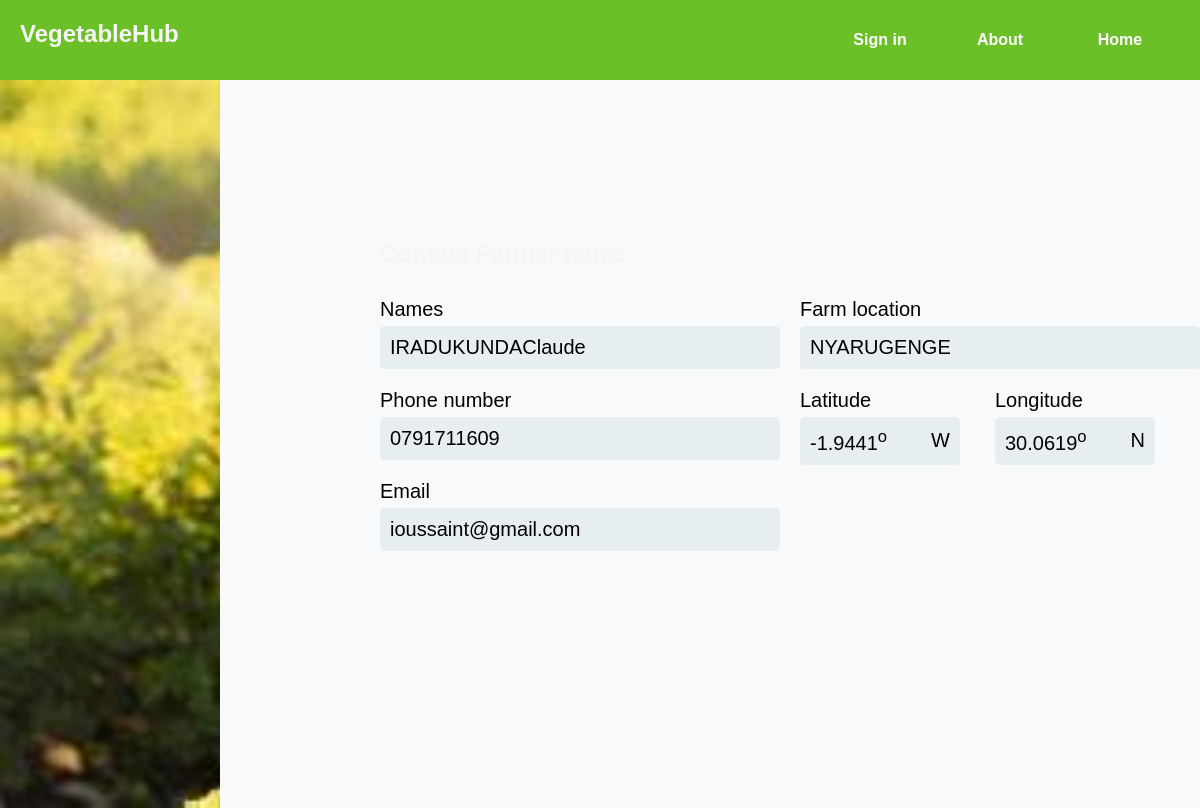
The page /contactf/8/ on the database its author committed.
### Webapp/models.py (models this page shows, shortened)
class Application(models.Model):
    application_id = models.AutoField(primary_key=True)
    first_name = models.CharField(max_length=255)
    last_name = models.CharField(max_length=255)
    telephone = models.CharField(
        max_length=15,
        validators=[RegexValidator(r'^\+?\d{10,15}$', message="Enter a valid phone number.")]
    )
    email = models.EmailField(validators=[EmailValidator()])
    location = models.CharField(max_length=255)
    latitude = models.FloatField(default=-1.9441)  # Default to Kigali latitude
    longitude = models.FloatField(default=30.0619)  # Default to Kigali longitude
    farm_size = models.FloatField()
    description = models.TextField()
    growth_stage = models.CharField(max_length=30)
    status = models.CharField(max_length=20, default='Pending')
    production = models.FloatField()
    created_at = models.DateTimeField(auto_now_add=True)  # Automatically set on creation
    user = models.ForeignKey(User, on_delete=models.CASCADE, null=True, blank=True,default=2)
    Vegetable_type = models.CharField(max_length=20, default='Carrot')
    farm_image = models.ImageField(null=True, default="th1.jpeg")

### Webapp/views.py (the view)
# urls.py: path('contactf/<int:pk>/', views.ContactFarmer, name='contactf'),
def ContactFarmer(request,pk):
    applications = Application.objects.filter(status="Processed",pk=pk) # Adjust filter as needed
    context = {
        "applications": applications
    }
    return render(request ,'Webapp/contact_farmer.html',context )

### Webapp/templates/Webapp/contact_farmer.html (shortened to what this page needs)
<!DOCTYPE html>
<html lang="en">
<head>
</head>
<body>
  <div class="header">
    <h2>VegetableHub</h2>
    <ul>
      <li> <a href="{%url 'home'%}">Home</a></li>
      <li><a href="{%url 'about'%}">About</a></li>
      <li><a href="{%url 'login-user'%}">Sign in</a></li>
    </ul>
  </div>
    <div class="second">
      <div class="photo"></div>
      <div class="farmer_contact">
        <div class="heading">
          <h2>Contact <span>Farmer name</span></h2>
        </div>
{%for application in applications%}
        <div class="whole">
          <div class="personal">
            <div class="info">
              <p>Names</p>
              <p class="value">{{application.first_name}}{{application.last_name}}</p>
            </div>
            <div class="info">
              <p>Phone number</p>
              <div class="edit">
                <p class="value" id="value">{{application.telephone}}</p>
              </div>
            </div>
            <div class="info">
              <p>Email</p>
              <div class="edit">
                <p class="value" id="email">{{application.email}}</p>
              </div>
            </div>
          </div>
          <div class="farm">
            <div class="info">
              <p>Farm location</p>
              <div class="edit">
                <p class="value" id="location">{{application.location}}</p>
              </div>
            </div>
            <div class="info-farm">
              <div class="left">
                <p>Latitude</p>
                <p class="value"><span id="latitude">{{application.latitude}}<sup>o</sup></span> <span>W</span></p>
              </div>
              <div class="right">
                <p>Longitude</p>
                <div class="con">
                  <p class="value"><span id="longitude">{{application.longitude}}<sup>o</sup></span> <span>N</span></p>
                </div>
              </div>
              {%endfor%}
            </div>
          </div>
        </div>
      </div>
    </div>
</body>
</html>

### rows shown on the page
Application: first_name "IRADUKUNDA", last_name "Claude", telephone "0791711609", email "ioussaint@gmail.com", location "NYARUGENGE", latitude "-1.9441", longitude "30.0619"
